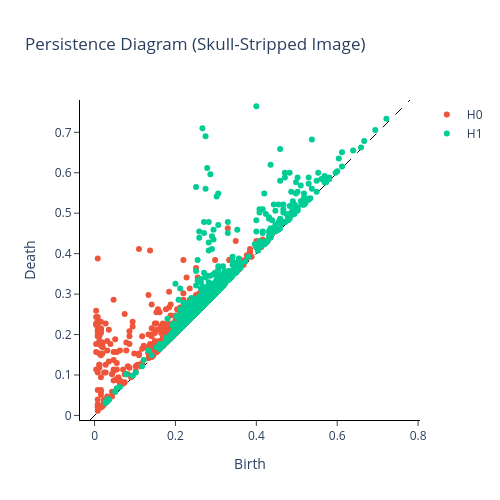

The cell this chart's notebook holds for it:
### Markdown cell above
## Performing TDA
- We will obtain the cubical persistence diagram for the skull-stripped images.
- We will obtain the persistence landscape for the skull-stripped images.

### Code cell
# Convert to grayscale for TDA
gray = cv2.cvtColor(resized_skull, cv2.COLOR_RGB2GRAY)  # MATLAB gives RGB by default
gray_normalized = gray / 255.0  # Normalize to [0,1]

# Replace black background with mid-gray instead of NaN
gray_normalized[gray_normalized == 0] = 0.5

# Reshape for giotto-tda
X = gray_normalized[np.newaxis, :, :]

# Compute cubical persistence
cp = CubicalPersistence(homology_dimensions=(0, 1))
cp.fit(X)
diagrams = cp.fit_transform(X)

# Plot the persistence diagram
fig = cp.plot(diagrams, sample=0)
fig.update_layout(title="Persistence Diagram (Skull-Stripped Image)")
fig.show()

# Compute persistence landscape
pl = PersistenceLandscape(n_layers=5) 
landscapes = pl.fit_transform(diagrams)

# Plot the persistence landscape
plt.figure(figsize=(10, 6))
#for i in range(min(5, landscapes.shape[1])): 
plt.plot(landscapes[0, 1], label=f'Layer {1}')
plt.xlabel("Sample Points")
plt.title("Persistence Landscape")
plt.legend()
plt.show()

### Figure 1 — Plotly figure (JSON) as saved in the notebook; plotly's stock layout.template omitted (floating-point values rounded to 4 significant figures; data arrays with more than 128 entries replaced by an {"elided": "..."} marker saying what was removed)
{"data": [{"hoverinfo": "none", "line": {"color": "black", "dash": "dash", "width": 1}, "mode": "lines", "showlegend": false, "type": "scatter", "x": [-0.01129, 0.7799], "y": [-0.01129, 0.7799]}, {"hoverinfo": "text", "hovertext": {"elided": "954 str values"}, "mode": "markers", "name": "H0", "type": "scatter", "x": {"elided": "954 float values"}, "y": {"elided": "954 float values"}}, {"hoverinfo": "text", "hovertext": {"elided": "1142 str values"}, "mode": "markers", "name": "H1", "type": "scatter", "x": {"elided": "1142 float values"}, "y": {"elided": "1142 float values"}}], "layout": {"height": 500, "plot_bgcolor": "white", "title": {"text": "Persistence Diagram (Skull-Stripped Image)"}, "width": 500, "xaxis": {"autorange": false, "exponentformat": "e", "linecolor": "black", "linewidth": 1, "mirror": false, "range": [-0.01129, 0.7799], "showexponent": "all", "showline": true, "side": "bottom", "ticks": "outside", "title": {"text": "Birth"}, "type": "linear", "zeroline": true}, "yaxis": {"autorange": false, "exponentformat": "e", "linecolor": "black", "linewidth": 1, "mirror": false, "range": [-0.01129, 0.7799], "scaleanchor": "x", "scaleratio": 1, "showexponent": "all", "showline": true, "side": "left", "ticks": "outside", "title": {"text": "Death"}, "type": "linear", "zeroline": true}}}
